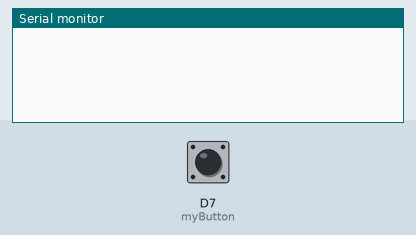
This sketch was run on a simulated ESP8266 (NodeMCU). Shown: the last lines printed to the serial monitor. The test bench sets the inputs (shaded band); at power-on: D7 (myButton) HIGH.

Above: at 1.2 s.
1.3 s: D7 (myButton) pulled LOW for 0.15 s
At 1.48 s:
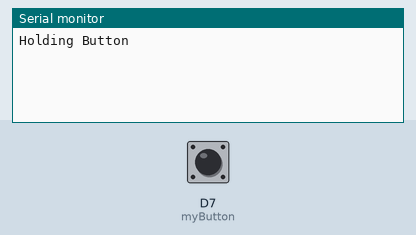
At 2.1 s:
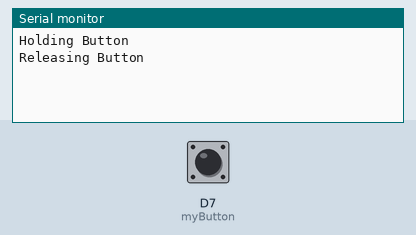

The sketch:

buttonTest.ino
```cpp
#include <Button.h>
// Wand Button
Button myButton(D7, 50);
bool isButtonHeld;
bool isButtonReleased;

void setup() {
  Serial.begin(115200);
  // put your setup code here, to run once:
  myButton.InitializeButton();
}

void loop() {
  // put your main code here, to run repeatedly:
  isButtonHeld = myButton.CheckHold();
  if (myButton.IsInitialHold()) {
    Serial.println("Holding Button");
    do {
      isButtonHeld = myButton.CheckHold();
      isButtonReleased = myButton.CheckRelease();
    }while (!myButton.IsInitialRelease());
    Serial.println("Releasing Button");
  }
}
```

Measured:
- after the input at 1.3 s, the serial monitor: prints a new line after 0.05 s (image 1)
